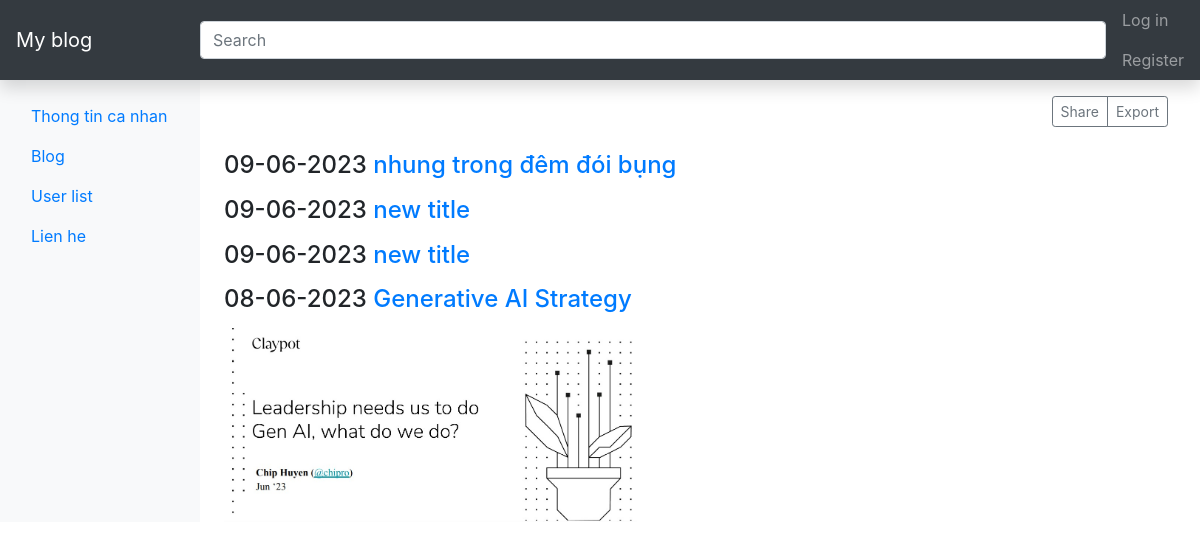
/blog/, run on an earlier commit of the app's database.
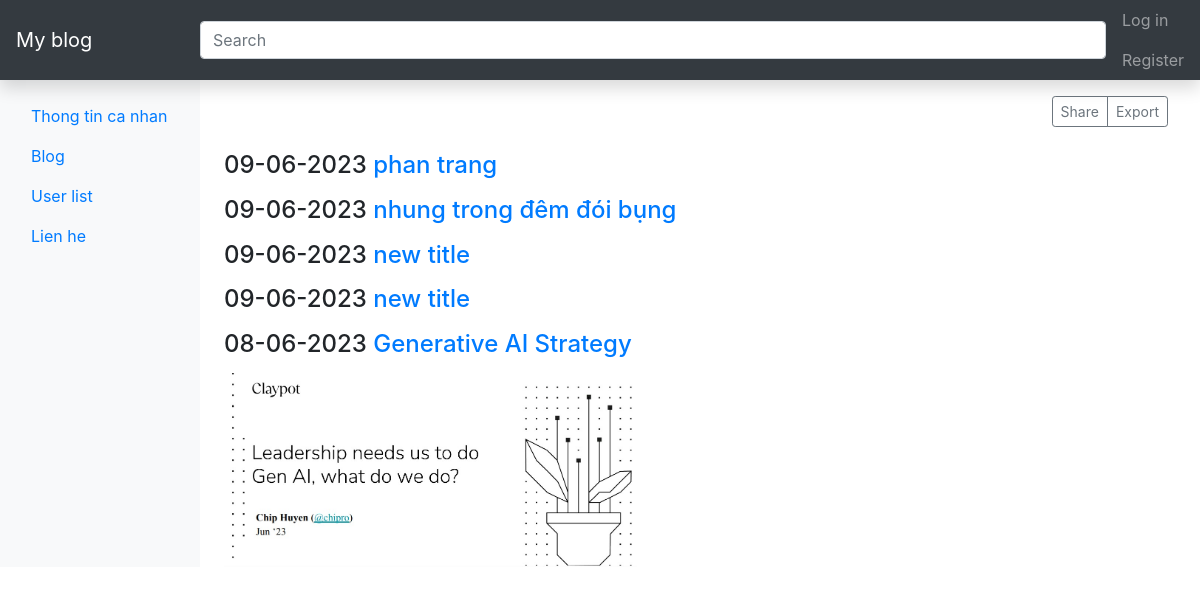
And on a later commit of the database.
### blog/models.py (models this page shows, shortened)
class Post(models.Model):
    title = models.CharField(max_length=100)
    body = models.TextField()
    author = models.ForeignKey(
        settings.AUTH_USER_MODEL, on_delete=models.CASCADE)
    date = models.DateTimeField(auto_now_add=True)
    image = models.ImageField(null=True)

### blog/views.py (the view)
# urls.py: path('', views.PostListView.as_view(), name='blog'),
class PostListView(ListView):
    queryset = Post.objects.all().order_by('-date')
    template_name = 'blog/blog.html'
    context_object_name = 'Posts'
    paginate_by = 10  # maximum per page is 1 blog posts

### blog/templates/blog/blog.html (shortened to what this page needs)
{% extends "pages/base.html" %}
{% block content %}
{% for post in Posts %}
<h4>{{post.date|date:"d-m-Y"}}
    <a href="/blog/{{post.id}}">{{post.title}}</a>
</h4>
{% if post.image %}
<img src="{{post.image.url}}" height="200px">
{% else %}
<p></p>
{% endif %}
{% endfor %}
<br>
{% endblock %}

What changed in the data, as far as the page shows it:
added Post: date "09-06-2023", title "phan trang"
